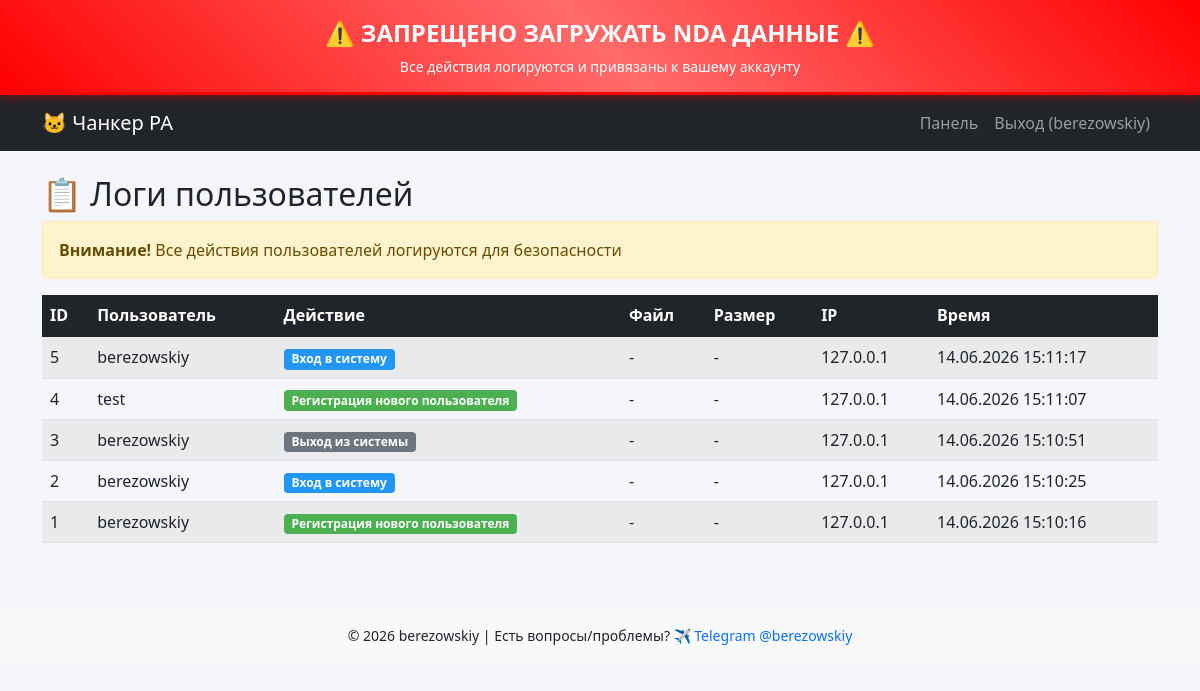
/admin/logs (signed in), run on the app's committed database.
### app.py (models this page shows, shortened)
class User(UserMixin, db.Model):
    id = db.Column(db.Integer, primary_key=True)
    username = db.Column(db.String(80), unique=True, nullable=False)
    email = db.Column(db.String(120), unique=True, nullable=False)
    password_hash = db.Column(db.String(120), nullable=False)
    created_at = db.Column(db.DateTime, default=db.func.current_timestamp())
    role = db.Column(db.String(20), default='user')  # 'user', 'admin', 'moderator'
    logs = db.relationship('UserLog', backref='user', lazy=True)

class UserLog(db.Model):
    id = db.Column(db.Integer, primary_key=True)
    user_id = db.Column(db.Integer, db.ForeignKey('user.id'), nullable=False)
    action = db.Column(db.String(200), nullable=False)  # Тип действия
    filename = db.Column(db.String(200), nullable=True)  # Имя файла (если есть)
    file_size = db.Column(db.Integer, nullable=True)     # Размер файла
    ip_address = db.Column(db.String(45), nullable=True) # IP адрес
    user_agent = db.Column(db.Text, nullable=True)       # User agent браузера
    timestamp = db.Column(db.DateTime, default=db.func.current_timestamp())

### app.py (the view)
@app.route('/admin/logs')
@login_required
def admin_logs():
    if current_user.id != 1 and current_user.role != 'admin':
        flash('Доступ запрещен!')
        return redirect(url_for('dashboard'))
    logs = UserLog.query.order_by(UserLog.timestamp.desc()).limit(50).all()
    return render_template('admin_logs.html', logs=logs)

### app.py (called while the page is built)
@login_manager.user_loader
def load_user(user_id):
    return User.query.get(int(user_id))

### templates/admin_logs.html (shortened to what this page needs)
{% extends "base.html" %}
{% block content %}
<div class="row">
    <div class="col-12">
        <h2>📋 Логи пользователей</h2>
        <div class="alert alert-warning">
            <strong>Внимание!</strong> Все действия пользователей логируются для безопасности
        </div>
        <div class="table-responsive">
            <table class="table table-striped table-hover">
                <thead class="table-dark">
                    <tr>
                        <th>ID</th>
                        <th>Пользователь</th>
                        <th>Действие</th>
                        <th>Файл</th>
                        <th>Размер</th>
                        <th>IP</th>
                        <th>Время</th>
                    </tr>
                </thead>
                <tbody>
                    {% for log in logs %}
                    <tr>
                        <td>{{ log.id }}</td>
                        <td>
                            {% if log.user %}
                                {{ log.user.username }}
                            {% else %}
                                Удалён
                            {% endif %}
                        </td>
                        <td>
                            <span class="badge bg-{% if 'Загрузка' in log.action %}danger{% elif 'Вход' in log.action %}success{% elif 'Выход' in log.action %}secondary{% else %}primary{% endif %}">
                                {{ log.action }}
                            </span>
                        </td>
                        <td>{{ log.filename or '-' }}</td>
                        <td>
                            {% if log.file_size %}
                                {{ "%.2f"|format(log.file_size/1024) }} KB
                            {% else %}
                                -
                            {% endif %}
                        </td>
                        <td>{{ log.ip_address or '-' }}</td>
                        <td>{{ log.timestamp.strftime('%d.%m.%Y %H:%M:%S') }}</td>
                    </tr>
                    {% endfor %}
                </tbody>
            </table>
        </div>
    </div>
</div>
{% endblock %}

### templates/base.html (shortened to what this page needs)
<!DOCTYPE html>
<html lang="ru">
<head>
    <link href="https://cdn.jsdelivr.net/npm/bootstrap@5.1.3/dist/css/bootstrap.min.css" rel="stylesheet">
    <link rel="stylesheet" href="{{ url_for('static', filename='css/style.css') }}">
</head>
<body>
    <div class="nda-warning">
        ⚠️ ЗАПРЕЩЕНО ЗАГРУЖАТЬ NDA ДАННЫЕ ⚠️
        <div class="nda-subtext">Все действия логируются и привязаны к вашему аккаунту</div>
    </div>
    <nav class="navbar navbar-expand-lg navbar-dark bg-dark">
        <div class="container">
            <a class="navbar-brand" href="{{ url_for('index') }}">🐱 Чанкер РА</a>
            <div class="navbar-nav ms-auto">
                {% if current_user.is_authenticated %}
                    <a class="nav-link" href="{{ url_for('dashboard') }}">Панель</a>
                    <a class="nav-link" href="{{ url_for('logout') }}">Выход ({{ current_user.username }})</a>
                {% else %}
                    <a class="nav-link" href="{{ url_for('login') }}">Вход</a>
                    <a class="nav-link" href="{{ url_for('register') }}">Регистрация</a>
                {% endif %}
            </div>
        </div>
    </nav>
    <div class="container mt-4">
        {% block content %}{% endblock %}
    </div>
    <footer class="bg-light mt-5 py-3">
        <div class="container text-center">
            <small>
                &copy; 2026 berezowskiy |
                Есть вопросы/проблемы?
                <a href="https://t.me/berezowskiy" target="_blank" class="text-decoration-none">
                    ✈️ Telegram @berezowskiy
                </a>
            </small>
        </div>
    </footer>
</body>
</html>

### static/css/style.css (style rules this page uses)
.nda-warning { background: linear-gradient(45deg, #ff0000, #ff6b6b, #ff0000); color: white; text-align: center; padding: 15px; font-size: 24px; font-weight: bold; animation: blink 1s infinite; border-bottom: 3px solid #ff0000; box-shadow: 0 4px 8px rgba(255, 0, 0, 0.3); position: sticky; top: 0; z-index: 1000; }
.nda-subtext { font-size: 14px; font-weight: normal; margin-top: 5px; }
body { background-color: #f4f6f9; }
.bg-primary { background-color: #4CAF50 !important; }
.bg-success { background-color: #2196F3 !important; }

### data on the page
User: username "berezowskiy"
UserLog: id "5", user.username "berezowskiy", action "Вход в систему", filename "-", ip_address "127.0.0.1", timestamp "14.06.2026 15:11:17"
UserLog: id "4", user.username "test", action "Регистрация нового пользователя", filename "-", ip_address "127.0.0.1", timestamp "14.06.2026 15:11:07"
UserLog: id "3", user.username "berezowskiy", action "Выход из системы", filename "-", ip_address "127.0.0.1", timestamp "14.06.2026 15:10:51"
UserLog: id "2", user.username "berezowskiy", action "Вход в систему", filename "-", ip_address "127.0.0.1", timestamp "14.06.2026 15:10:25"
UserLog: id "1", user.username "berezowskiy", action "Регистрация нового пользователя", filename "-", ip_address "127.0.0.1", timestamp "14.06.2026 15:10:16"
